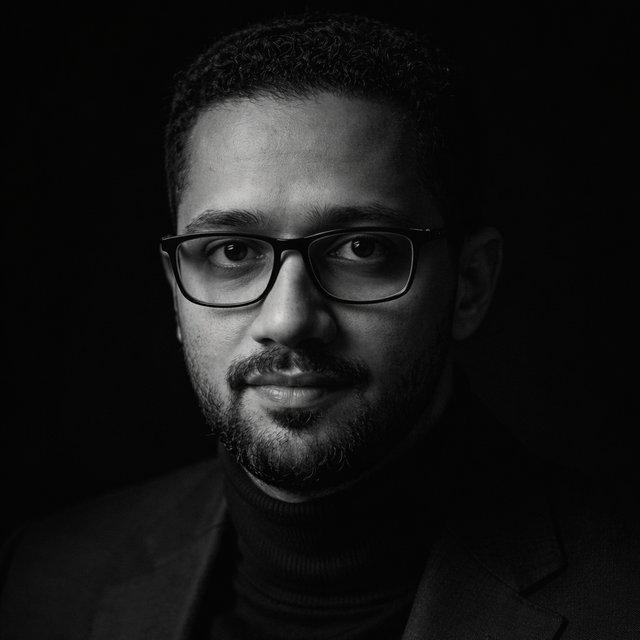
#> input picture images/profile.jpg, 640 x 640 px
$ python generate_assets.py ../images/profile.jpg
#> lines starting #> are read from the running program, lines starting #| are printed output that depends on the picture
#> in crop_centered_on_face, img is the input picture: PIL image 640x640 RGB; mean R, G, B 21.9, 21.9, 21.7
#!/usr/bin/env python3
# ==========================================================
# Y-CARD — generate_assets.py
# يأخذ أي صورة شخصية (أي أبعاد)، يكتشف الوجه تلقائيًا، ويقصّها
# بشكل مربّع متمركز على الوجه بإطار احترافي (وليس منتصف الصورة
# الهندسي)، ثم يولّد منها profile.jpg وfavicon.png بالحجمين
# المناسبين ومضغوطة للأداء.
#
# طريقة الاستخدام:
#   python3 tools/generate_assets.py /path/to/original_photo.jpg
#
# يتطلب: pip install opencv-python-headless pillow --break-system-packages
# ==========================================================
import os
import sys

import cv2
from PIL import Image


def detect_face_box(image_path):
#> called with image_path = '../images/profile.jpg'
    img = cv2.imread(image_path)
#> img: shape (640, 640, 3)
    if img is None:
        sys.exit(f"خطأ: تعذّرت قراءة الصورة {image_path}")

    gray = cv2.cvtColor(img, cv2.COLOR_BGR2GRAY)
    gray = cv2.equalizeHist(gray)  # يساعد الكاشف مع الصور الداكنة/الاستوديو
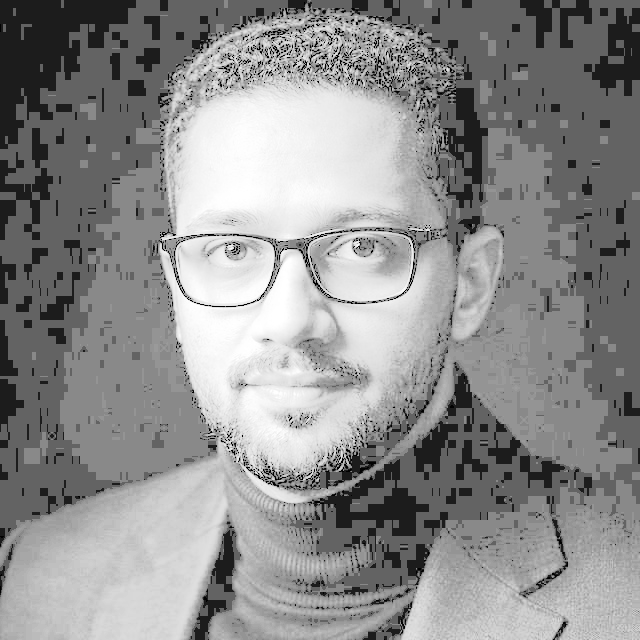
#> gray: shape (640, 640); min 0, max 255, mean 142.3

    cascade_path = cv2.data.haarcascades + "haarcascade_frontalface_default.xml"
    face_cascade = cv2.CascadeClassifier(cascade_path)
    faces = face_cascade.detectMultiScale(
        gray, scaleFactor=1.05, minNeighbors=4, minSize=(80, 80)
    )
#> faces = [[124, 107, 365, 365]]

    if len(faces) == 0:
        return None

    # إن وُجد أكثر من وجه، نأخذ الأكبر (الأقرب للكاميرا عادةً)
    faces = sorted(faces, key=lambda f: f[2] * f[3], reverse=True)
    return faces[0]  # (x, y, w, h)


def crop_centered_on_face(image_path, output_path, size=640):
    img = Image.open(image_path)
    face_box = detect_face_box(image_path)
#> face_box = [124, 107, 365, 365]

    if face_box is None:
        print("⚠️  لم يُكتشف وجه — سيُستخدم القصّ المركزي الافتراضي بدلاً منه.")
        side = min(img.width, img.height)
        x0 = (img.width - side) // 2
        y0 = (img.height - side) // 2
        crop_size = side
    else:
        fx, fy, fw, fh = face_box
#> fx = 124; fy = 107; fw = 365; fh = 365
        face_cx = fx + fw / 2
#> face_cx = 306.5
        face_cy = fy + fh / 2
#> face_cy = 289.5

        crop_size = min(img.width, img.height)
#> crop_size = 640
        x0 = int(round(face_cx - crop_size / 2))
#> x0 = -14
        x0 = max(0, min(x0, img.width - crop_size))
#> x0 = 0

        # مركز الوجه عند 45% من ارتفاع القصّ (هامش أعلى للشعر، مساحة
        # أسفل للرقبة/الكتفين — إطار احترافي معتاد لصور البروفايل)
        y0 = int(round(face_cy - crop_size * 0.45))
#> y0 = 2
        y0 = max(0, min(y0, img.height - crop_size))
#> y0 = 0

    box = (x0, y0, x0 + crop_size, y0 + crop_size)
#> box = (0, 0, 640, 640)
    cropped = img.crop(box).resize((size, size), Image.LANCZOS)
    cropped.convert("RGB").save(output_path, "JPEG", quality=85, optimize=True)
    return cropped


def main():
    if len(sys.argv) < 2:
        sys.exit("طريقة الاستخدام: python3 tools/generate_assets.py /path/to/photo.jpg")

    source_path = sys.argv[1]
    if not os.path.exists(source_path):
        sys.exit(f"خطأ: لم أجد الملف {source_path}")

    project_root = os.path.dirname(os.path.dirname(os.path.abspath(__file__)))
    profile_out = os.path.join(project_root, "images", "profile.jpg")
    favicon_out = os.path.join(project_root, "images", "favicon.png")

    os.makedirs(os.path.dirname(profile_out), exist_ok=True)

    cropped = crop_centered_on_face(source_path, profile_out, size=640)
    print(f"✅ تم إنشاء {profile_out} ({round(os.path.getsize(profile_out)/1024, 1)} KB)")

    favicon = cropped.resize((180, 180), Image.LANCZOS)
    favicon.save(favicon_out, "PNG", optimize=True)
    print(f"✅ تم إنشاء {favicon_out} ({round(os.path.getsize(favicon_out)/1024, 1)} KB)")


if __name__ == "__main__":
    main()
